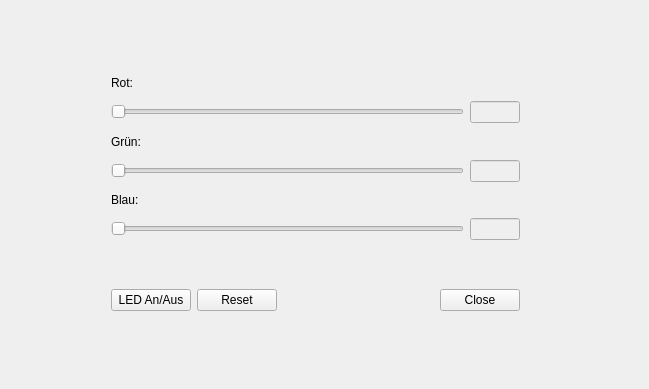
<?xml version="1.0" encoding="UTF-8"?>
<ui version="4.0">
 <class>LedControl</class>
 <widget class="QWidget" name="LedControl">
  <property name="geometry">
   <rect>
    <x>0</x>
    <y>0</y>
    <width>649</width>
    <height>389</height>
   </rect>
  </property>
  <property name="windowTitle">
   <string>LedControl</string>
  </property>
  <widget class="QWidget" name="gridLayoutWidget">
   <property name="geometry">
    <rect>
     <x>100</x>
     <y>60</y>
     <width>431</width>
     <height>191</height>
    </rect>
   </property>
   <layout class="QGridLayout" name="gridLayout">
    <item row="0" column="0">
     <widget class="QLabel" name="label">
      <property name="text">
       <string>Rot:</string>
      </property>
     </widget>
    </item>
    <item row="3" column="1">
     <widget class="QLineEdit" name="txtGreen">
      <property name="enabled">
       <bool>false</bool>
      </property>
      <property name="maximumSize">
       <size>
        <width>50</width>
        <height>16777215</height>
       </size>
      </property>
     </widget>
    </item>
    <item row="1" column="1">
     <widget class="QLineEdit" name="txtRed">
      <property name="enabled">
       <bool>false</bool>
      </property>
      <property name="maximumSize">
       <size>
        <width>50</width>
        <height>16777215</height>
       </size>
      </property>
     </widget>
    </item>
    <item row="1" column="0">
     <widget class="QSlider" name="hsRed">
      <property name="maximum">
       <number>100</number>
      </property>
      <property name="orientation">
       <enum>Qt::Horizontal</enum>
      </property>
     </widget>
    </item>
    <item row="4" column="0">
     <widget class="QLabel" name="label_3">
      <property name="text">
       <string>Blau:</string>
      </property>
     </widget>
    </item>
    <item row="2" column="0">
     <widget class="QLabel" name="label_2">
      <property name="text">
       <string>Grün:</string>
      </property>
     </widget>
    </item>
    <item row="3" column="0">
     <widget class="QSlider" name="hsGreen">
      <property name="maximum">
       <number>100</number>
      </property>
      <property name="orientation">
       <enum>Qt::Horizontal</enum>
      </property>
     </widget>
    </item>
    <item row="5" column="0">
     <widget class="QSlider" name="hsBlue">
      <property name="maximum">
       <number>100</number>
      </property>
      <property name="orientation">
       <enum>Qt::Horizontal</enum>
      </property>
     </widget>
    </item>
    <item row="5" column="1">
     <widget class="QLineEdit" name="txtBlue">
      <property name="enabled">
       <bool>false</bool>
      </property>
      <property name="maximumSize">
       <size>
        <width>50</width>
        <height>16777215</height>
       </size>
      </property>
     </widget>
    </item>
   </layout>
  </widget>
  <widget class="QWidget" name="horizontalLayoutWidget">
   <property name="geometry">
    <rect>
     <x>100</x>
     <y>260</y>
     <width>431</width>
     <height>80</height>
    </rect>
   </property>
   <layout class="QHBoxLayout" name="horizontalLayout">
    <item>
     <widget class="QPushButton" name="pbOnOff">
      <property name="text">
       <string>LED An/Aus</string>
      </property>
     </widget>
    </item>
    <item>
     <widget class="QPushButton" name="pbReset">
      <property name="text">
       <string>Reset</string>
      </property>
     </widget>
    </item>
    <item>
     <spacer name="horizontalSpacer">
      <property name="orientation">
       <enum>Qt::Horizontal</enum>
      </property>
      <property name="sizeHint" stdset="0">
       <size>
        <width>40</width>
        <height>20</height>
       </size>
      </property>
     </spacer>
    </item>
    <item>
     <widget class="QPushButton" name="pbClose">
      <property name="text">
       <string>Close</string>
      </property>
     </widget>
    </item>
   </layout>
  </widget>
 </widget>
 <layoutdefault spacing="6" margin="11"/>
 <resources/>
 <connections/>
</ui>
